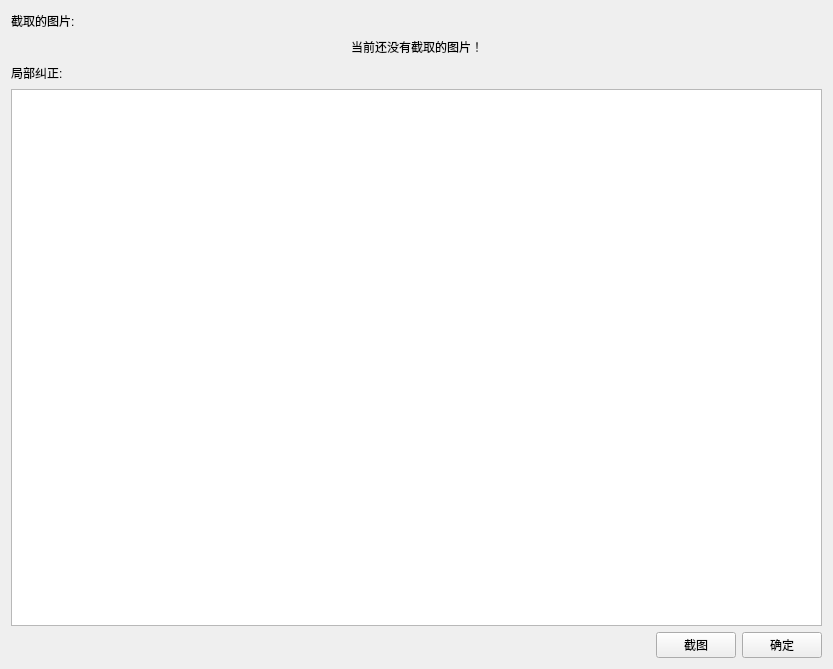
<?xml version="1.0" encoding="UTF-8"?>
<ui version="4.0">
 <class>COcrHandleWidget</class>
 <widget class="QWidget" name="COcrHandleWidget">
  <property name="geometry">
   <rect>
    <x>0</x>
    <y>0</y>
    <width>833</width>
    <height>669</height>
   </rect>
  </property>
  <property name="windowTitle">
   <string>截取图片中的文字</string>
  </property>
  <layout class="QVBoxLayout" name="verticalLayout">
   <item>
    <layout class="QHBoxLayout" name="horizontalLayout">
     <item>
      <widget class="QLabel" name="label_3">
       <property name="text">
        <string>截取的图片:</string>
       </property>
      </widget>
     </item>
     <item>
      <spacer name="horizontalSpacer_2">
       <property name="orientation">
        <enum>Qt::Horizontal</enum>
       </property>
       <property name="sizeHint" stdset="0">
        <size>
         <width>40</width>
         <height>20</height>
        </size>
       </property>
      </spacer>
     </item>
    </layout>
   </item>
   <item>
    <layout class="QHBoxLayout" name="horizontalLayout_4">
     <item>
      <spacer name="horizontalSpacer_4">
       <property name="orientation">
        <enum>Qt::Horizontal</enum>
       </property>
       <property name="sizeHint" stdset="0">
        <size>
         <width>40</width>
         <height>20</height>
        </size>
       </property>
      </spacer>
     </item>
     <item>
      <widget class="QLabel" name="label">
       <property name="text">
        <string>当前还没有截取的图片！</string>
       </property>
      </widget>
     </item>
     <item>
      <spacer name="horizontalSpacer_5">
       <property name="orientation">
        <enum>Qt::Horizontal</enum>
       </property>
       <property name="sizeHint" stdset="0">
        <size>
         <width>40</width>
         <height>20</height>
        </size>
       </property>
      </spacer>
     </item>
    </layout>
   </item>
   <item>
    <layout class="QHBoxLayout" name="horizontalLayout_2">
     <item>
      <widget class="QLabel" name="label_2">
       <property name="text">
        <string>局部纠正:</string>
       </property>
      </widget>
     </item>
     <item>
      <spacer name="horizontalSpacer">
       <property name="orientation">
        <enum>Qt::Horizontal</enum>
       </property>
       <property name="sizeHint" stdset="0">
        <size>
         <width>40</width>
         <height>20</height>
        </size>
       </property>
      </spacer>
     </item>
    </layout>
   </item>
   <item>
    <layout class="QHBoxLayout" name="horizontalLayout_5">
     <item>
      <widget class="QTextEdit" name="textEdit"/>
     </item>
    </layout>
   </item>
   <item>
    <layout class="QHBoxLayout" name="horizontalLayout_3">
     <item>
      <spacer name="horizontalSpacer_3">
       <property name="orientation">
        <enum>Qt::Horizontal</enum>
       </property>
       <property name="sizeHint" stdset="0">
        <size>
         <width>40</width>
         <height>20</height>
        </size>
       </property>
      </spacer>
     </item>
     <item>
      <widget class="QPushButton" name="btnScreenshot">
       <property name="text">
        <string>截图</string>
       </property>
      </widget>
     </item>
     <item>
      <widget class="QPushButton" name="btnSure">
       <property name="text">
        <string>确定</string>
       </property>
      </widget>
     </item>
    </layout>
   </item>
  </layout>
 </widget>
 <layoutdefault spacing="6" margin="11"/>
 <resources/>
 <connections/>
</ui>
